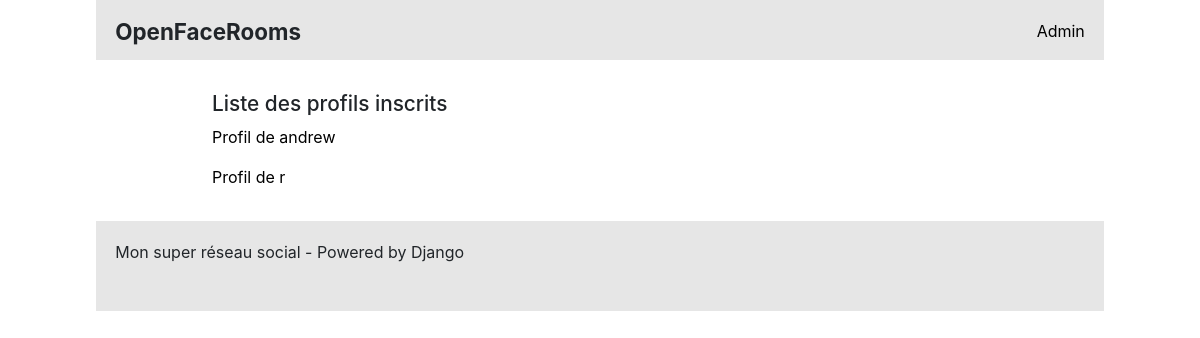
Page /profiles/ on the earlier database version.
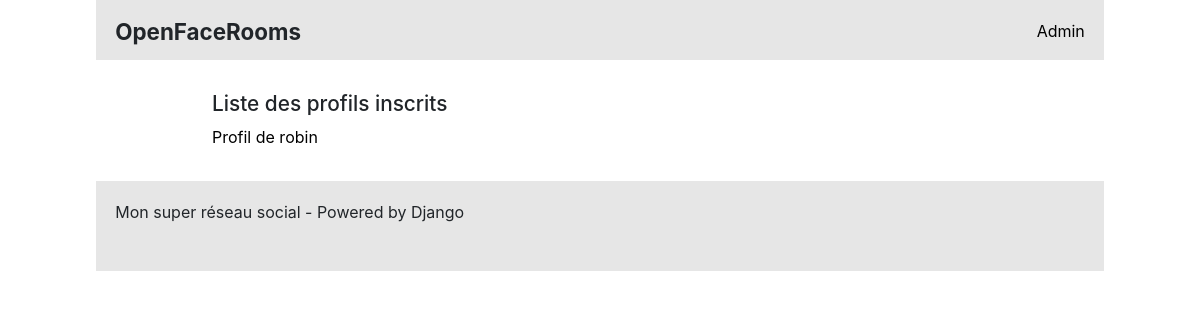
Same page on the later database version.
### social/models.py (models this page shows)
class Profile(models.Model):
    user      = models.CharField(max_length=100, verbose_name="")
    date      = models.DateTimeField(default=timezone.now, verbose_name="Date de création")
    class Meta:
        verbose_name="Profil"
    def __str__(self):
        return "Profil de {}".format(self.user)

### social/views.py (the view)
# urls.py: path('profiles/', views.list_profiles, name='list_profiles'),
def list_profiles(request):
    profiles = Profile.objects.all()
    return render(request, 'social/list_profiles.html', locals())

### social/templates/social/list_profiles.html
{% extends "base.html" %}
{% block content%}
	<h2>Liste des profils inscrits</h2>
	{% for profile in profiles %}
		<p><a href="{% url "show_profile" profile.id %}">{{ profile }}</a></p>
	{% endfor %}
{% endblock%}

Differences in the rows shown:
removed Profile: user "Profil de andrew"
removed Profile: user "Profil de r"
added Profile: user "Profil de robin"
